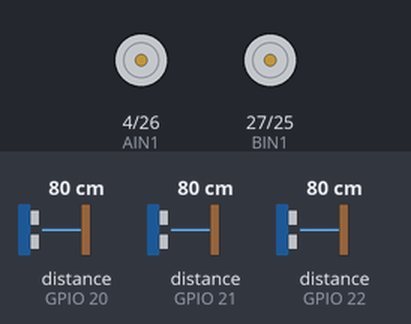
Simulated run of this sketch. Board: ESP32. Shown: motor-driver pin pairs drawn as motors (green arrow = first pin HIGH = forward, orange = second pin HIGH = backward, longer = more drive). Inputs (shaded band) come from the test bench; at power-on: distance to the obstacle (sensors on GPIO 20, GPIO 21, GPIO 22) 80 cm. Nothing arrives over Bluetooth unless stated; what the sketch prints to the serial monitor is not drawn.

Above: at 2.1 s.
2.2 s: distance to the obstacle (sensor on GPIO 20) set to 17 cm
3.7 s: distance to the obstacle (sensor on GPIO 20) set to 13 cm
At 4.9 s:
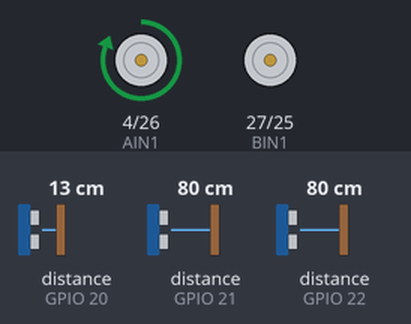
5.2 s: distance to the obstacle (sensor on GPIO 21) set to 32 cm
6.7 s: distance to the obstacle (sensor on GPIO 21) set to 26 cm
At 7.9 s:
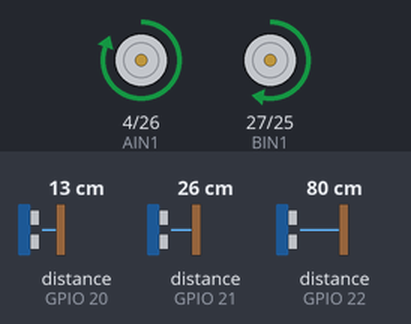
8.2 s: distance to the obstacle (sensor on GPIO 20) set to 18 cm
At 8.8 s:
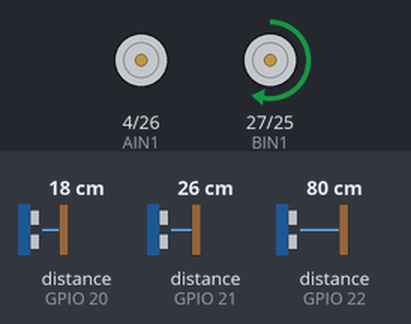
9.7 s: distance to the obstacle (sensor on GPIO 22) set to 16 cm
11.2 s: distance to the obstacle (sensor on GPIO 22) set to 13 cm
At 11.6 s:
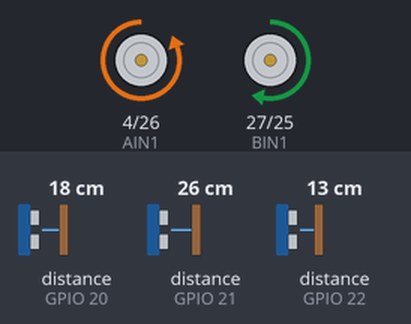
Timing chart, 0 to 13.7 s (numbered marks = the images above; inputs shaded):
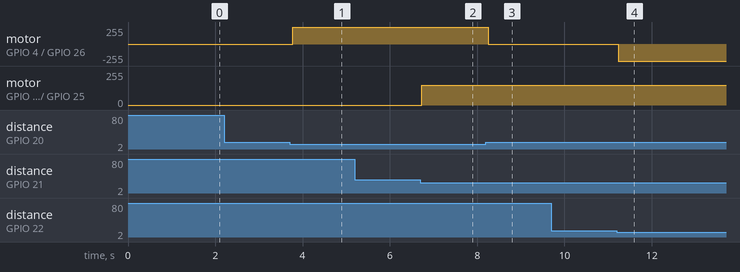

Measured:
- the behaviour switches between 15 and 14 cm on distance to the obstacle (sensor on GPIO 20) (found by bisection; images 0 and 1)
- the behaviour switches between 30 and 29 cm on distance to the obstacle (sensor on GPIO 21) (found by bisection; images 1 and 2)
- the behaviour switches between 15 and 14 cm on distance to the obstacle (sensor on GPIO 22) (found by bisection; images 3 and 4)
- after the input at 2.2 s, every drawn part: stays the same
- after the input at 3.7 s, motor on GPIO 4 (AIN1) / GPIO 26 (AIN2): stopped → forward 255/255 after 0.08 s
- after the input at 5.2 s, every drawn part: stays the same
- after the input at 6.7 s, motor on GPIO 27 (BIN1) / GPIO 25 (BIN2): stopped → forward 149/255 at once
- after the input at 8.2 s, motor on GPIO 4 (AIN1) / GPIO 26 (AIN2): forward 255/255 → stopped after 0.05 s
- after the input at 9.7 s, every drawn part: stays the same
- after the input at 11.2 s, motor on GPIO 4 (AIN1) / GPIO 26 (AIN2): stopped → backward 255/255 at once

The sketch:

Bluetooth_Master20210313.ino
```cpp
/* This example shows how to get single-shot range
  measurements from the VL53L0X. The sensor can optionally be
  configured with different ranging profiles, as described in
  the VL53L0X API user manual, to get better performance for
  a certain application. This code is based on the four
  "SingleRanging" examples in the VL53L0X API.

  The range readings are in units of mm. */

#include <Wire.h>

#include <VL53L0X.h>

#include "RumiCar.h"
#include "BluetoothSerial.h"

BluetoothSerial SerialBT;

VL53L0X sensor0;
VL53L0X sensor1;
VL53L0X sensor2;


String name ="RumiCar";
char *pin = "1234";
bool connected;

void setup()
{
  RC_setup();
  SerialBT.begin("RumiCar", true);
//  SerialBT.setPin(pin);


  Serial.println("The device started in master mode, make sure remote BT device is on!");

  // connect(address) is fast (upto 10 secs max), connect(name) is slow (upto 30 secs max) as it needs
  // to resolve name to address first, but it allows to connect to different devices with the same name.
  // Set CoreDebugLevel to Info to view devices bluetooth address and device names
  connected = SerialBT.connect(name);
  //connected = SerialBT.connect(address);

  if(connected) {
    Serial.println("Connected Succesfully!");
  } else {
    while(!SerialBT.connected(30000)) {
      Serial.println("Failed to connect. Make sure remote device is available and in range, then restart app.");
    }
  }
}

void loop()
{
char action;


int ispeed = 150;
int idist1;
idist1=sensor1.readRangeSingleMillimeters();
//Serial.println(idist1);
if ( idist1 < 300 ){
  if ( idist1 > 120 ){
    RC_drive(FORWARD,ispeed);
    action = 'f';
  }else if (idist1 < 80){
    RC_drive(REVERSE,ispeed);
    action = 'b';
  }else{
    RC_drive(BRAKE,ispeed);
    action = 'n';
    }
 }else{
   RC_drive(FREE,ispeed);
   action = 'n';
  }
 SerialBT.write(action);

if(sensor0.readRangeSingleMillimeters() < 150){
  RC_steer(RIGHT);
  action = 'r';
}else if (sensor2.readRangeSingleMillimeters() < 150){
  RC_steer(LEFT);
  action = 'l';
}else{
  RC_steer(CENTER);
  action = 'c';
}
 SerialBT.write(action);

/*
if(SerialBT.available()){
  char action = SerialBT.read();


  if ( action == 'r' ){
    RC_steer(RIGHT);
    delay(500);
    RC_steer(CENTER);
  }else if ( action == 'l' ){
      RC_steer(LEFT);
      delay(500);
      RC_steer(CENTER);
  }else if ( action == 'f' ){
        RC_drive(FORWARD,200);
        delay(500);
        RC_drive(FREE,0);
  }else if ( action == 'b' ){
    RC_drive(REVERSE,200);
    delay(500);
    RC_drive(FREE,0);
  }
}
  */

}
```

RumiCar.h
```cpp
// RumiCar include
//操舵用の設定
#define LEFT   0
#define CENTER 1
#define RIGHT  2

//走行用の設定
#define FREE    0
#define REVERSE 1
#define FORWARD 2
#define BRAKE   3

#if defined ESP32
#define RC_analogWrite ledcWrite
#define SHUT0 19
#define SHUT1 18
#define SHUT2 05

//Aが操舵、Bが走行
int AIN1 = 04;
int AIN2 = 26;
int BIN1 = 27;
int BIN2 = 25;

#else
#define RC_analogWrite analogWrite
//SHUTはディジタルピン,A0はD14,以降同じ、注意すること
#define SHUT0 14
#define SHUT1 15
#define SHUT2 16

//Aが操舵、Bが走行
int AIN1 = 03;
int AIN2 = 11;
int BIN1 = 05;
int BIN2 = 06;
#endif

// Uncomment this line to use long range mode. This
// increases the sensitivity of the sensor and extends its
// potential range, but increases the likelihood of getting
// an inaccurate reading because of reflections from objects
// other than the intended target. It works best in dark
// conditions.

//#define LONG_RANGE


// Uncomment ONE of these two lines to get
// - higher speed at the cost of lower accuracy OR
// - higher accuracy at the cost of lower speed

#define HIGH_SPEED
//#define HIGH_ACCURACY
```

RumiCar.ino
```cpp
// RumiCar Libraly

void RC_setup()
{
  Serial.begin(9600);
  pinMode(AIN1, OUTPUT);
  pinMode(AIN2, OUTPUT);
  pinMode(BIN1, OUTPUT);
  pinMode(BIN2, OUTPUT);
  pinMode(SHUT0, OUTPUT);
  pinMode(SHUT1, OUTPUT);
  pinMode(SHUT2, OUTPUT);

  digitalWrite(SHUT0, LOW);
  digitalWrite(SHUT1, LOW);
  digitalWrite(SHUT2, LOW);
  delay(150);
  Wire.begin();
  //sensor0
  pinMode(SHUT0, INPUT);
  delay(150);
  sensor0.init(true);
  delay(100);
  sensor0.setAddress((uint8_t)20);
  sensor0.setTimeout(500);
  //sensor1
  pinMode(SHUT1, INPUT);
  delay(150);
  sensor1.init(true);
  delay(100);
  sensor1.setAddress((uint8_t)21);
  sensor1.setTimeout(500);
  //sensor2
  pinMode(SHUT2, INPUT);
  delay(150);
  sensor2.init(true);
  delay(100);
  sensor2.setAddress((uint8_t)22);
  sensor2.setTimeout(500);

  //  sensor.init();
  //  sensor.setTimeout(500);

#if defined LONG_RANGE
  // lower the return signal rate limit (default is 0.25 MCPS)
  sensor0.setSignalRateLimit(0.1);
  sensor1.setSignalRateLimit(0.1);
  sensor2.setSignalRateLimit(0.1);
  // increase laser pulse periods (defaults are 14 and 10 PCLKs)
  sensor0.setVcselPulsePeriod(VL53L0X::VcselPeriodPreRange, 18);
  sensor1.setVcselPulsePeriod(VL53L0X::VcselPeriodPreRange, 18);
  sensor2.setVcselPulsePeriod(VL53L0X::VcselPeriodPreRange, 18);
  sensor0.setVcselPulsePeriod(VL53L0X::VcselPeriodFinalRange, 14);
  sensor1.setVcselPulsePeriod(VL53L0X::VcselPeriodFinalRange, 14);
  sensor2.setVcselPulsePeriod(VL53L0X::VcselPeriodFinalRange, 14);
#endif

#if defined HIGH_SPEED
  // reduce timing budget to 20 ms (default is about 33 ms)
  sensor0.setMeasurementTimingBudget(20000);
  sensor1.setMeasurementTimingBudget(20000);
  sensor2.setMeasurementTimingBudget(20000);
#elif defined HIGH_ACCURACY
  // increase timing budget to 200 ms
  sensor0.setMeasurementTimingBudget(200000);
  sensor1.setMeasurementTimingBudget(200000);
  sensor2.setMeasurementTimingBudget(200000);
#endif

  sensor0.startContinuous();
  sensor1.startContinuous();
  sensor2.startContinuous();

#if defined ESP32
//ESP32の場合はピン番号ではなくチャンネルでPWMを行うのでチャンネルとして再設定
#define PWM_level 8
// 8の場合8bitの解像度でArduinoと同じESPは16bit迄行ける？
//モータのPWMのチャンネル、周波数の設定
ledcSetup(0, 490, PWM_level);
ledcSetup(1, 490, PWM_level);
ledcSetup(2, 960, PWM_level);
ledcSetup(3, 960, PWM_level);

//モータのピンとチャンネルの設定
ledcAttachPin(AIN1, 0);
ledcAttachPin(AIN2, 1);
ledcAttachPin(BIN1, 2);
ledcAttachPin(BIN2, 3);
//pin番号をチャンネル番号に上書き
AIN1 = 0;
AIN2 = 1;
BIN1 = 2;
BIN2 = 3;

#endif

  RC_analogWrite(AIN1, 0);
  RC_analogWrite(AIN2, 0);
  RC_analogWrite(BIN1, 0);
  RC_analogWrite(BIN2, 0);


}
//操舵の関数
int RC_steer (int direc ){
  if ( direc == RIGHT ){
    RC_analogWrite(AIN1,255);
    RC_analogWrite(AIN2,0);
  }else if ( direc == LEFT ){
    RC_analogWrite(AIN1,0);
    RC_analogWrite(AIN2,255);
  }else if ( direc == CENTER ){
    RC_analogWrite(AIN1,0);
    RC_analogWrite(AIN2,0);
  }else{
    return 0;
  }
}

//走行の関数
int RC_drive(int direc, int ipwm){
  if ( direc == FREE ){
    RC_analogWrite(BIN1,0);
    RC_analogWrite(BIN2,0);
  }else if ( direc == REVERSE ){
    RC_analogWrite(BIN1,0);
    RC_analogWrite(BIN2,ipwm);
  }else if ( direc == FORWARD ){
    RC_analogWrite(BIN1,ipwm);
    RC_analogWrite(BIN2,0);
  }else if ( direc == BRAKE ){
    RC_analogWrite(BIN1,ipwm);
    RC_analogWrite(BIN2,ipwm);
  }else{
    return 0;
  }
}
```
